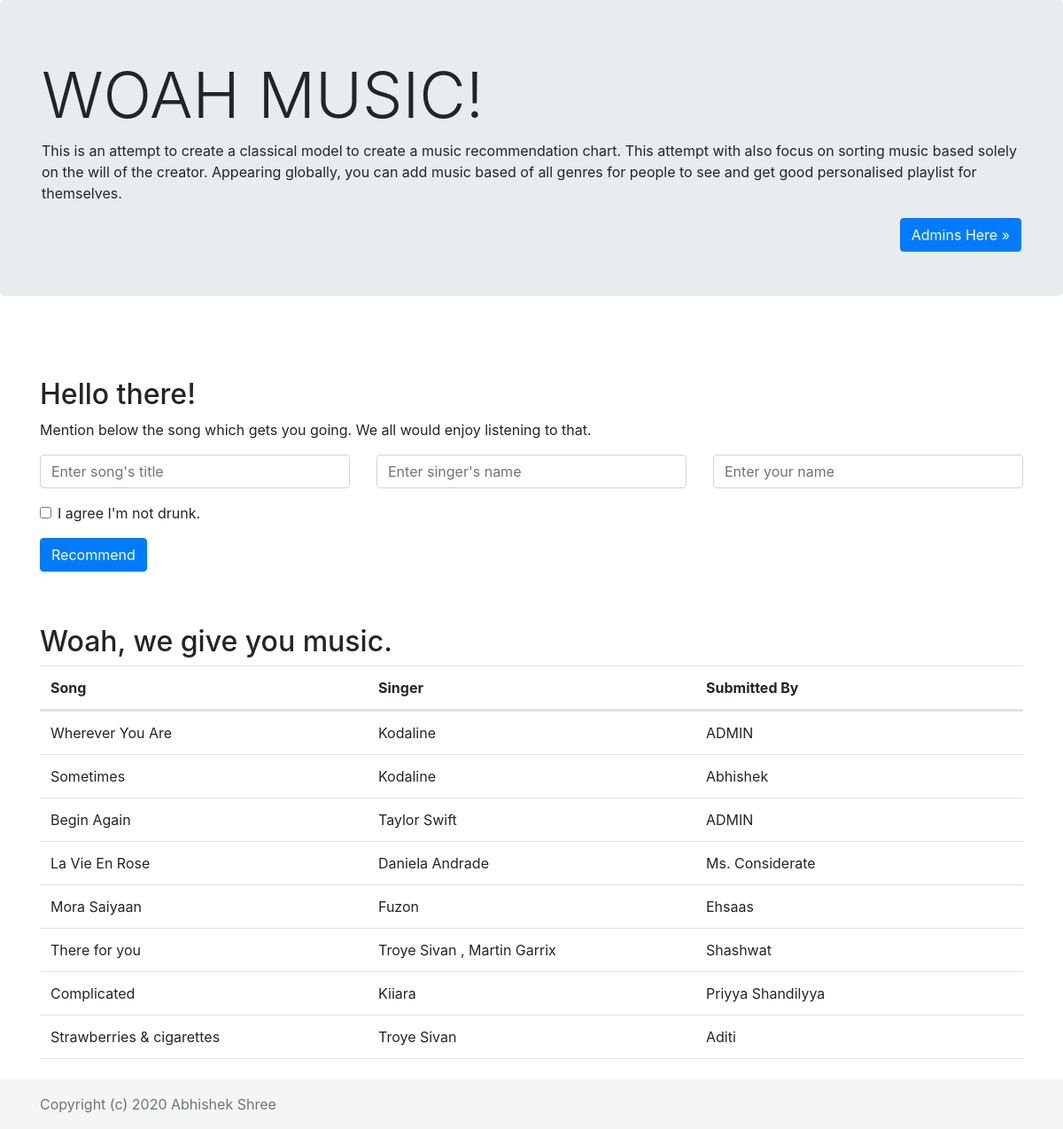
The page / on the database its author committed.
### app.py (models this page shows)
class Final(db.Model):
    id = db.Column(db.Integer, primary_key=True)
    Song = db.Column(db.String(100))
    singer = db.Column(db.String(100))
    givenby = db.Column(db.String(100))

### app.py (the view)
@app.route('/')
def main():
    Flist = Final.query.all()
    return render_template("index.html", flist=Flist, get=get)

### app.py (called while the page is built)
@login_manager.request_loader
def request_loader(request):
    email = request.form.get('email')
    if email not in users:
        return
    user = User()
    user.id = email
    user.is_authenticated = request.form['password'] == users[email]['password']
    return user

### templates/index.html (shortened to what this page needs)
<!DOCTYPE html>
<html lang="en">
<head>
  <link rel="stylesheet" href="../static/css/bootstrap.css">
  <link rel="stylesheet" href="../static/css/footer.css">
</head>
<body class="d-flex flex-column h-100">
<main role="main" class="flex-shrink-0">
  <div class="jumbotron">
    <div class="container">
      <h1 class="display-3">WOAH MUSIC!</h1>
      <p>This is an attempt to create a classical model to create a music recommendation chart. This attempt with also focus on sorting music based solely on the will of the creator.
Appearing globally, you can add music based of all genres for people to see and get good personalised playlist for themselves.
</p>
      <a class="btn btn-primary btn float-right" href="{{ url_for('login') }}" role="button">Admins Here &raquo;</a>
      <br>
    </div>
  </div>
  <div class="container">
  <h2>Hello there!</h2>
  <p> Mention below the song which gets you going. We all would enjoy listening to that. </p>
  <form method="POST" action="{{ url_for('getData') }}">
    <div class="row">
      <div class="col-md-4 check">
        <input type="text" class="form-control" id="email" placeholder="Enter song's title" name="songname">
      </div>
      <div class="col-md-4 check">
        <input type="text" class="form-control" placeholder="Enter singer's name" name="singer">
      </div>
    <div class="col-md-4 check">
        <input type="text" class="form-control" placeholder="Enter your name" name="uname">
      </div>
    </div>
    <div class="form-group form-check">
      <label class="form-check-label">
        <input class="form-check-input" type="checkbox" name="remember" required> I agree I'm not drunk.
      </label>
    </div>
    <button type="submit" class="btn btn-primary">Recommend</button>
  </form>
</div>
  <div class="container">
  <h2>Woah, we give you music.</h2>
  <table class="table table-hover">
    <thead>
      <tr>
        <th>Song</th>
        <th>Singer</th>
        <th>Submitted By</th>
      </tr>
    </thead>
    <tbody>
      {% for item in flist %}
      <tr>
        <td>{{item.Song}}</td>
        <td>{{item.singer}}</td>
        <td>{{item.givenby}}</td>
      </tr>
      {%endfor%}
    </tbody>
  </table>
</div>
</main>
<footer class="footer mt-auto py-3">
  <div class="container">
    <span class="text-muted">Copyright (c) 2020 Abhishek Shree</span>
  </div>
</footer>
</body>
</html>

### static/css/footer.css (style rules this page uses)
main > .container { padding: 60px 15px 0; }
.footer { background-color: #f5f5f5; }
.footer > .container { padding-right: 15px; padding-left: 15px; }

### templates/index.html (style rules this page uses)
tbody { display:block; height:400px; overflow:auto; }
thead, tbody tr { display:table; width:100%; table-layout:fixed; }
.check { margin-right: 0px; margin-bottom: 1rem; }

### rows shown on the page
Final: Song "Wherever You Are", singer "Kodaline", givenby "ADMIN"
Final: Song "Sometimes", singer "Kodaline", givenby "Abhishek"
Final: Song "Begin Again", singer "Taylor Swift", givenby "ADMIN"
Final: Song "La Vie En Rose", singer "Daniela Andrade", givenby "Ms. Considerate"
Final: Song "Mora Saiyaan", singer "Fuzon", givenby "Ehsaas"
Final: Song "There for you", singer "Troye Sivan , Martin Garrix", givenby "Shashwat"
Final: Song "Complicated", singer "Kiiara", givenby "Priyya Shandilyya"
Final: Song "Strawberries & cigarettes", singer "Troye Sivan", givenby "Aditi"
